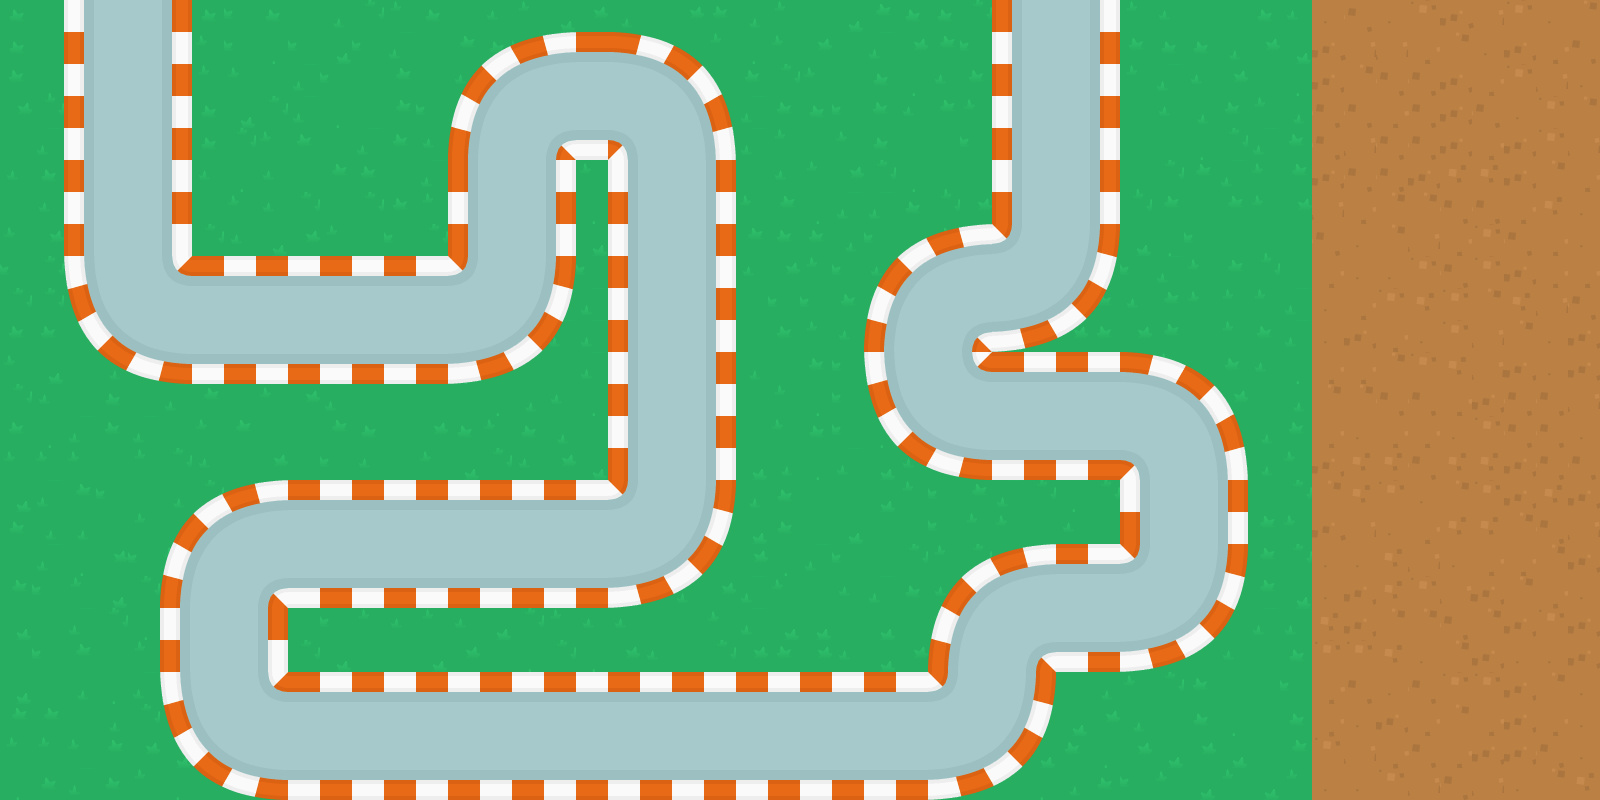

Below is a game level as drawn by its tile map, then a one-line description and the .tmx that defines it (tile-layer data replaced by summaries):
An orthogonal 50x25 tile map with 32x32 px tiles, 2 tile layers (bg, track), 2 tilesets and 75 objects (22x button, 2x label_image, green_tank, info_lbl, next_level_btn, ...).

<map version="1.4" tiledversion="1.4.2" orientation="orthogonal" renderorder="right-down" width="50" height="25" tilewidth="32" tileheight="32" infinite="0" nextlayerid="19" nextobjectid="104">
 <tileset firstgid="1" source="spritesheet_race.tsx" />
 <tileset firstgid="5185" source="tilesheet.tsx" />
 <layer id="7" name="bg" width="50" height="25">
  <data>[1250 cells, 1250 non-empty, 28 distinct tile ids]</data>
 </layer>
 <layer id="1" name="track" width="50" height="25">
  <data>[1250 cells, 532 non-empty, 48 distinct tile ids]</data>
 </layer>
 <objectgroup id="2" name="shop_items" visible="0">
 <object id="35" name="green_tank" x="1344" y="368" width="44.9799" height="44.9799" />
 </objectgroup>
 <objectgroup id="3" name="widgets" visible="0">
  <object id="30" name="info_lbl" x="1336" y="152" width="240" height="192.53" />
  <object id="32" name="next_level_btn" x="1344" y="496" width="224" height="80" />
  <object id="33" name="upgrade_btn" x="1376" y="608" width="160" height="64" />
  <object id="34" name="sell_btn" x="1376" y="704" width="160" height="64" />
 </objectgroup>
 <objectgroup id="5" name="waypoints" visible="0">
  <object id="1" name="0" x="132" y="-44" />
  <object id="2" name="1" x="136" y="312" />
  <object id="3" name="2" x="496" y="324" />
  <object id="4" name="3" x="500" y="94" />
  <object id="5" name="4" x="676" y="96" />
  <object id="6" name="5" x="668" y="536" />
  <object id="7" name="6" x="232" y="540" />
  <object id="8" name="7" x="216" y="740" />
  <object id="9" name="8" x="984" y="736" />
  <object id="10" name="9" x="988" y="604" />
  <object id="11" name="10" x="1180" y="600" />
  <object id="12" name="11" x="1176" y="416" />
  <object id="13" name="12" x="936" y="416" />
  <object id="14" name="13" x="936" y="300" />
  <object id="59" name="14" x="1052" y="272" />
  <object id="60" name="15" x="1056" y="-56" />
 </objectgroup>
 <objectgroup id="4" name="tower_areas">
  <object id="15" x="-4" y="-4" width="88" height="808" />
  <object id="16" x="172" y="-24" width="292" height="296" />
  <object id="17" x="448" y="-18.75" width="560" height="70.75" />
  <object id="18" x="712" y="36" width="300" height="204" />
  <object id="19" x="1228" y="-8" width="86.25" height="816" />
  <object id="20" x="1096" y="-8" width="140" height="380" />
  <object id="21" x="1040" y="652" width="194.75" height="156.5" />
  <object id="22" x="272" y="588" width="448" height="104" />
  <object id="23" x="76" y="364" width="92" height="443.25" />
  <object id="24" x="164" y="368" width="397.25" height="133.5" />
  <object id="25" x="556" y="140" width="72" height="360" />
  <object id="27" x="716" y="236" width="168" height="456" />
  <object id="28" x="868" y="464" width="266.25" height="96" />
  <object id="58" x="872" y="556" width="76" height="132" />
  <object id="88" x="1068" y="316" width="40" height="44" />
  <object id="89" x="1012" y="752" width="48" height="56" />
  <object id="90" x="152" y="780" width="84" height="24" />
  <object id="91" x="164" y="488" width="32" height="48" />
  <object id="92" x="156" y="736" width="36" height="48" />
  <object id="93" x="960" y="784" width="56" height="20" />
  <object id="94" x="1032" y="332" width="40" height="24" />
  <object id="95" x="460" y="48" width="28" height="32" />
  <object id="96" x="76" y="348" width="24" height="24" />
  <object id="97" x="528" y="340" width="48" height="32" />
  <object id="99" x="688" y="568" width="36" height="24" />
  <object id="100" x="872" y="436" width="40" height="40" />
  <object id="101" x="872" y="228" width="40" height="36" />
  <object id="102" x="1204" y="364" width="32" height="32" />
  <object id="103" x="1204" y="632" width="32" height="24" />
 </objectgroup>
 <objectgroup id="10" name="main_menu" visible="0">
  <object id="47" name="Play" type="button" x="570" y="570" width="460" height="80" />
 </objectgroup>
 <objectgroup id="11" name="settings_menu" visible="0">
  <object id="50" name="Decrease Volume" type="button" x="480" y="252" width="300" height="80" />
  <object id="52" name="Back to main menu" type="button" x="620" y="60" width="360" height="80" />
  <object id="69" name="Volume" type="label_text" x="1230" y="292" />
  <object id="72" name="Increase Volume" type="button" x="830" y="252" width="300" height="80" />
 </objectgroup>
 <objectgroup id="12" name="game_over_menu" visible="0">
  <object id="53" name="Play again" type="button" x="620" y="360" width="360" height="80" />
  <object id="55" name="Quit" type="button" x="620" y="60" width="360" height="80" />
 </objectgroup>
 <objectgroup id="16" name="victory_menu" visible="0">
  <object id="76" name="Info" type="button" x="620" y="150" width="360" height="80" />
  <object id="77" name="Settings" type="button" x="620" y="290" width="360" height="80" />
  <object id="78" name="Play again" type="button" x="570" y="570" width="460" height="80" />
  <object id="79" name="Credits" type="button" x="620" y="430" width="360" height="80" />
  <object id="84" name="Quit" type="button" x="700" y="34" width="200" height="80" />
 </objectgroup>
 <objectgroup id="17" name="lost_menu" visible="0">
  <object id="80" name="Info" type="button" x="620" y="150" width="360" height="80" />
  <object id="81" name="Settings" type="button" x="620" y="290" width="360" height="80" />
  <object id="82" name="Play again" type="button" x="570" y="570" width="460" height="80" />
  <object id="83" name="Credits" type="button" x="620" y="430" width="360" height="80" />
  <object id="85" name="Quit" type="button" x="700" y="34" width="200" height="80" />
 </objectgroup>
 <objectgroup id="14" name="pause_menu" visible="0">
  <object id="61" name="Play" type="button" x="570" y="570" width="460" height="80" />
  <object id="73" name="Settings" type="button" x="620" y="290" width="360" height="80" />
  <object id="74" name="Credits" type="button" x="620" y="430" width="360" height="80" />
  <object id="75" name="Info" type="button" x="620" y="150" width="360" height="80" />
 </objectgroup>
 <objectgroup id="15" name="info_menu" visible="0">
  <object id="65" name="Back to main menu" type="button" x="620" y="60" width="360" height="80" />
  <object id="68" name="Info" type="label_image" x="300" y="200" width="1000" height="500" />
 </objectgroup>
 <objectgroup id="18" name="credits_menu" visible="0">
  <object id="86" name="Back to main menu" type="button" x="620" y="60" width="360" height="80" />
  <object id="87" name="Credits" type="label_image" x="260" y="212" width="1000" height="500" />
 </objectgroup>
</map>
